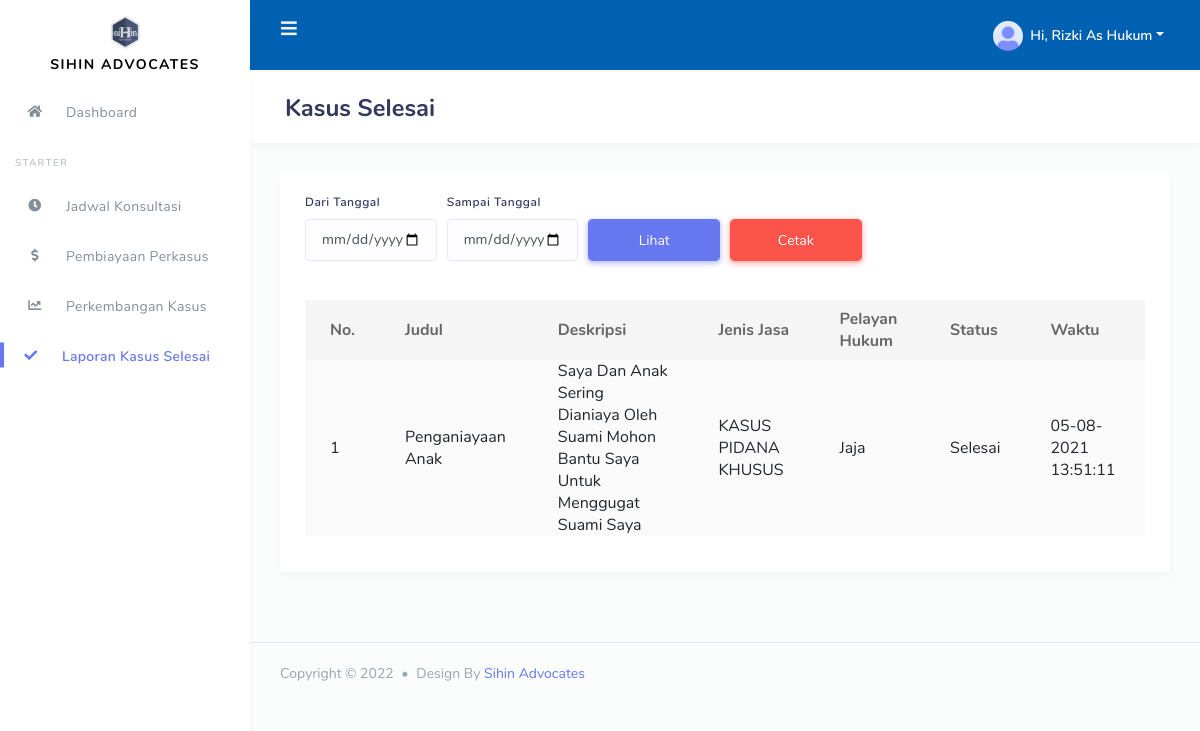
/dist/index.php?hd=transaksi&fd=selesai (signed in), run on the app's committed database.
### tables this page shows
CREATE TABLE `perusahaan` (
  `id_perusahaan` int(11) NOT NULL,
  `nm_perusahaan` varchar(100) NOT NULL,
  `init_perusahaan` varchar(10) NOT NULL,
  `desk_perusahaan` text NOT NULL
);

CREATE TABLE `kasus` (
  `id_kasus` int(11) NOT NULL,
  `id_jenis` int(11) NOT NULL,
  `Id_user_hukum` int(11) DEFAULT NULL,
  `Id_user_biasa` int(11) NOT NULL,
  `judul_kasus` text NOT NULL,
  `deskripsi_kasus` longtext NOT NULL,
  `status` varchar(15) NOT NULL,
  `Waktu_kasus` timestamp NOT NULL DEFAULT CURRENT_TIMESTAMP ON UPDATE CURRENT_TIMESTAMP
);

CREATE TABLE `jenis` (
  `id_jenis` int(11) NOT NULL,
  `nm_jenis` varchar(100) NOT NULL,
  `desk_jenis` longtext NOT NULL,
  `gambar` text NOT NULL,
  `waktu` datetime NOT NULL
);

CREATE TABLE `user` (
  `id_user` int(11) NOT NULL,
  `nm_lengkap` varchar(100) NOT NULL,
  `nm_user` varchar(100) NOT NULL,
  `email` varchar(100) NOT NULL,
  `no_hp` varchar(30) NOT NULL,
  `alamat` text NOT NULL,
  `pass` text NOT NULL,
  `level` varchar(100) NOT NULL,
  `gambar` text,
  `waktu_user` varchar(20) NOT NULL
);

### dist/transaksi/selesai/index.php (the view, shortened to what this page needs)
<?php
$nama = ucwords($_GET['fd']);
 ?>
<div class="main-content">
        <section class="section">
          <div class="section-header">
            <h1>Kasus <?php echo $nama ?></h1>
          </div>
          <div class="section-body">
            <div class="row">
          <?php
                include 'notif/index.php';
          ?>
              <div class="col-12">
                <div class="card">
                  <div class="card-body">
                    <form action="" method="post">
                      <div class="form-row">
                        <div class="form-group col-md-2">
                          <label>Dari Tanggal</label>
                          <input type="date" name="dtgl" value="<?= @$_POST['dtgl'] ?>" class="form-control" required>
                        </div>
                        <div class="form-group col-md-2">
                          <label>Sampai Tanggal</label>
                          <input type="date" name="stgl" value="<?= @$_POST['stgl'] ?>" class="form-control" required>
                        </div>
                        <div class="form-group col-md-2">
                          <label><a href="" style="color: white">-</a></label>
                          <input type="submit" name="lihat"  class="form-control btn-primary" value="Lihat">
                        </div>
                        <div class="form-group col-md-2">
                          <label><a href="" style="color: white">-</a></label>
                          <a href="<?php echo $_SESSION['direct']; ?>laporan.php?dtgl=<?php echo @$_POST['dtgl']; ?>&stgl=<?php echo @$_POST['stgl']; ?>" target="_blank" name="cetak"  class="form-control btn-danger" align="center" style="text-decoration: none">Cetak</a>
                        </div>
                      </div>
                    </form>
                    <div class="table-responsive">
                      <table class="table table-striped" id="table-1">
                        <thead>
                          <tr>
                            <th class="text-center">
                              No.
                            </th>
                            <th>Judul</th>
                            <th>Deskripsi</th>
                            <th>Jenis Jasa</th>
                            <th>Pelayan Hukum</th>
                            <th>Status</th>
                            <th>Waktu</th>
                          </tr>
                        </thead>
                        <tbody>
                          <?php
                            $no = 1;
                            $iduser = $_SESSION['id'];;
                            if (isset($_POST['dtgl'])&&isset($_POST['stgl'])) {
                              $dtgl = $_POST['dtgl'];
                              $stgl = $_POST['stgl'];
                              if ($_SESSION['level'] == "admin") {
                                $query = "SELECT kasus.*,  jasa.* , jenis.*, user.* FROM kasus, jasa, jenis, user WHERE jasa.id_jasa = kasus.id_jenis AND jasa.id_jenis = jenis.id_jenis AND kasus.id_user_hukum = user.id_user and kasus.status = 'selesai' AND Waktu_kasus BETWEEN '$dtgl' AND '$stgl' group by id_kasus ";
                              }elseif ($_SESSION['level'] == "hukum") {
                                $query = "SELECT kasus.*,  jasa.* , jenis.*, user.* FROM kasus, jasa, jenis, user WHERE jasa.id_jasa = kasus.id_jenis AND jasa.id_jenis = jenis.id_jenis AND kasus.id_user_biasa = user.id_user AND id_user_hukum = '$iduser' and kasus.status = 'selesai' AND Waktu_kasus BETWEEN '$dtgl' AND '$stgl'group by id_kasus ";
                              } else {
                                $query = "SELECT kasus.*,  jasa.* , jenis.*, user.* FROM kasus, jasa, jenis, user WHERE jasa.id_jasa = kasus.id_jenis AND jasa.id_jenis = jenis.id_jenis AND kasus.id_user_hukum = user.id_user AND id_user_biasa = '$iduser' and kasus.status = 'selesai' AND Waktu_kasus BETWEEN '$dtgl' AND '$stgl' group by id_kasus ";
                              }
                            }else{
                              if ($_SESSION['level'] == "admin") {
                                $query = "SELECT kasus.*,  jasa.* , jenis.*, user.* FROM kasus, jasa, jenis, user WHERE jasa.id_jasa = kasus.id_jenis AND jasa.id_jenis = jenis.id_jenis AND kasus.id_user_hukum = user.id_user and kasus.status = 'selesai' group by id_kasus ";
                              }elseif ($_SESSION['level'] == "hukum") {
                                $query = "SELECT kasus.*,  jasa.* , jenis.*, user.* FROM kasus, jasa, jenis, user WHERE jasa.id_jasa = kasus.id_jenis AND jasa.id_jenis = jenis.id_jenis AND kasus.id_user_biasa = user.id_user AND id_user_hukum = '$iduser' and kasus.status = 'selesai' group by id_kasus ";
                              } else {
                                $query = "SELECT kasus.*,  jasa.* , jenis.*, user.* FROM kasus, jasa, jenis, user WHERE jasa.id_jasa = kasus.id_jenis AND jasa.id_jenis = jenis.id_jenis AND kasus.id_user_hukum = user.id_user AND id_user_biasa = '$iduser' and kasus.status = 'selesai' group by id_kasus ";
                              }
                            }
                            $result = $conn->query($query);
                            while ($data = $result->fetch_object()) {
                           ?>
                          <tr>
                            <td><?= $no++ ?></td>
                            <td><?= ucwords($data->judul_kasus); ?></td>
                            <td>
                              <?= ucwords($data->deskripsi_kasus); ?>
                            </td>
                            <td><?= ucwords($data->nm_jenis); ?></td>
                            <td><?= ucwords($data->nm_lengkap); ?></td>
                            <td><?= ucwords($data->status); ?></td>
                            <td><?= date('d-m-Y H:i:s', strtotime($data->waktu)); ?></td>
                          </tr>
                          <?php } ?>
                        </tbody>
                      </table>
                    </div>
                  </div>
                </div>
              </div>
            </div>
          </div>
        </section>
      </div>

### dist/header/index.php (shortened to what this page needs)
<?php
  include 'config/index.php';
  $sql = $conn->query("SELECT * FROM perusahaan WHERE id_perusahaan = 1");
  $judul = $sql->fetch_object();
 ?>
<!DOCTYPE html>
<html lang="en">
<head>
  <link rel="stylesheet" href="assets/modules/bootstrap/css/bootstrap.min.css">
  <link rel="stylesheet" href="assets/modules/fontawesome/css/all.min.css">
  <link rel="stylesheet" href="assets/modules/jqvmap/dist/jqvmap.min.css">
  <link rel="stylesheet" href="assets/modules/summernote/summernote-bs4.css">
  <link rel="stylesheet" href="assets/modules/owlcarousel2/dist/assets/owl.carousel.min.css">
  <link rel="stylesheet" href="assets/modules/owlcarousel2/dist/assets/owl.theme.default.min.css">
  <link rel="stylesheet" href="assets/modules/bootstrap-daterangepicker/daterangepicker.css">
  <link rel="stylesheet" href="assets/modules/bootstrap-colorpicker/dist/css/bootstrap-colorpicker.min.css">
  <link rel="stylesheet" href="assets/modules/select2/dist/css/select2.min.css">
  <link rel="stylesheet" href="assets/modules/jquery-selectric/selectric.css">
  <link rel="stylesheet" href="assets/modules/bootstrap-timepicker/css/bootstrap-timepicker.min.css">
  <link rel="stylesheet" href="assets/modules/bootstrap-tagsinput/dist/bootstrap-tagsinput.css">
  <link rel="stylesheet" href="assets/modules/datatables/datatables.min.css">
  <link rel="stylesheet" href="assets/modules/datatables/DataTables-1.10.16/css/dataTables.bootstrap4.min.css">
  <link rel="stylesheet" href="assets/modules/datatables/Select-1.2.4/css/select.bootstrap4.min.css">
  <link rel="stylesheet" href="assets/modules/modal/bootstrap.min.css">
  <link rel="stylesheet" href="assets/css/style.css">
  <link rel="stylesheet" href="assets/css/components.css">
  <link rel="stylesheet" href="assets/modules/izitoast/css/iziToast.min.css">
</head>
<body>
  <div id="app">
    <div class="main-wrapper main-wrapper-1">
      <div class="navbar-bg" style="background-color: #0060b1"></div>
      <nav class="navbar navbar-expand-lg main-navbar">
        <form  method="get" class="form-inline mr-auto">
          <ul class="navbar-nav mr-3">
            <li><a href="#" data-toggle="sidebar" class="nav-link nav-link-lg"><i class="fas fa-bars"></i></a></li>
          </ul>
        </form>
        <ul class="navbar-nav navbar-right">
          <?php if (!empty($_SESSION['nama'])): ?>
            <li class="dropdown"><a href="#" data-toggle="dropdown" class="nav-link dropdown-toggle nav-link-lg nav-link-user">
              <img alt="image" src="assets/img/avatar/avatar-1.png" class="rounded-circle mr-1">
              <div class="d-sm-none d-lg-inline-block">Hi, <?php echo ucwords($_SESSION['nama']).' As '.ucwords($_SESSION['level']); ?></div></a>
            </li>
          <?php endif ?>
        </ul>
      </nav>
      <div class="main-sidebar sidebar-style-2">
        <aside id="sidebar-wrapper">
          <div class="sidebar-brand" style="line-height: 17px; margin-top: 10px; margin-bottom: 10px">
            <a href="index.php"><img src="assets/img/sihin.png" width="40px"><br><?php echo $judul->nm_perusahaan ?></a>
          </div>
          <?php
            include 'menu/admin.php';
          ?>
        </aside>
      </div>

### dist/footer/index.php (shortened to what this page needs)
<?php
  $sql = $conn->query("SELECT * FROM perusahaan WHERE id_perusahaan = 1");
  $juduls = $sql->fetch_object();
 ?>
      <footer class="main-footer">
        <div class="footer-left">
          Copyright &copy; <?php echo date('Y'); ?> <div class="bullet"></div> Design By <a href="https://instagram.com/ridwanlawson"><?php echo $juduls->nm_perusahaan; ?></a>
        </div>
      </footer>
    </div>
  </div>
</body>
</html>

### data on the page
perusahaan: nm_perusahaan "SIHIN ADVOCATES", nm_perusahaan "Sihin Advocates"
kasus: judul_kasus "Penganiayaan Anak", deskripsi_kasus "Saya Dan Anak Sering Dianiaya Oleh Suami Mohon Bantu Saya Untuk Menggugat Suami Saya", id_jenis.nm_jenis "KASUS PIDANA KHUSUS", user.nm_lengkap "Jaja", status "Selesai", id_jenis.waktu "05-08-2021 13:51:11"

### other printed values
$_SESSION['nama'] "Rizki"
$_SESSION['level'] "Hukum"
$nama "Selesai"
